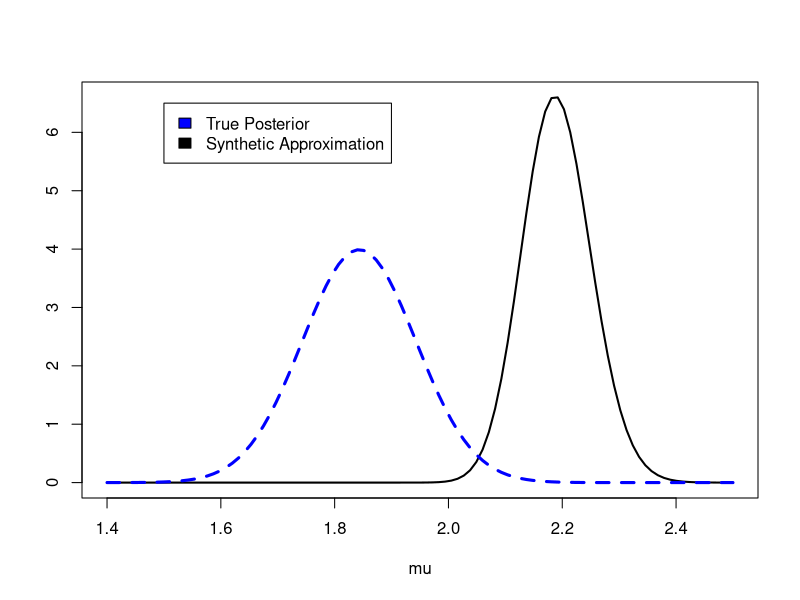

Generate this figure with R:
# log-Normal Example

# Simulations
mu0 = 0; t0 = 1/100; t = 1; mu = 2; n = 100; e = 0.1
set.seed(1234)
y = rlnorm(n, mu, t)

# Gaussian moment approximations
muG = function(mu) { exp( mu + 1/(2*t) )  }
tG = function(mu) { exp(-2*mu - 1/t) / (exp(1/t - 1)) }

# densities
prior = function(mu) { dnorm(mu, mu0, sqrt(1/t0) ) }
likelihood = function(mu) { # Gaussian approximation
  loglik = 0
  for (i in 1:n) {
    loglik = loglik + dnorm(y[i], muG(mu), sqrt(1/tG(mu)) + e^2, log = T)
  }
  return( exp(loglik) )
}
unnormalisedpost = function(mu) { prior(mu) * likelihood(mu) }
Z = integrate(unnormalisedpost, lower = -Inf, upper = Inf)$value
interpost = function(mu) { unnormalisedpost(mu)/Z } # numerical integration takes two steps
Z2 = integrate(interpost, lower = -Inf, upper = Inf)$value

# synthetic posterior
post = function(mu) { interpost(mu)/Z2 }

# true posterior
truth = function(mu) { dnorm(mu, (t0*mu0 + t*sum (log(y)) )/(t0 + n*t), sqrt(1/(t0 + n*t)) ) }

# plots
curve(post, 1.4,2.5, lwd = 2, xlab = "mu", ylab = "")
curve(truth, 1.4,2.5, col = "blue", lwd = 3, lty = 2, add = T)
legend(1.5,6.5, c("True Posterior", "Synthetic Approximation"), c("blue", "black"))
dev.copy(pdf,'LN_plot.pdf')
dev.off()

